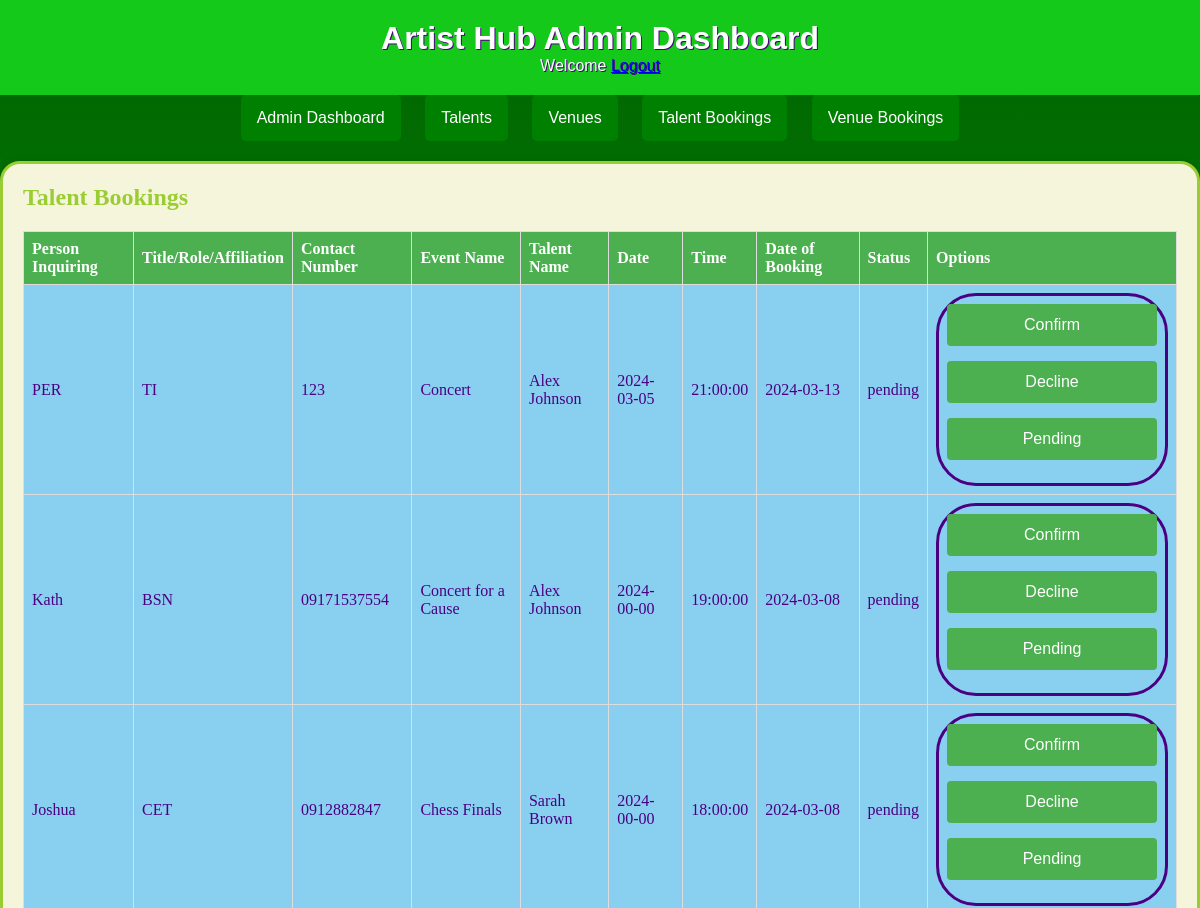
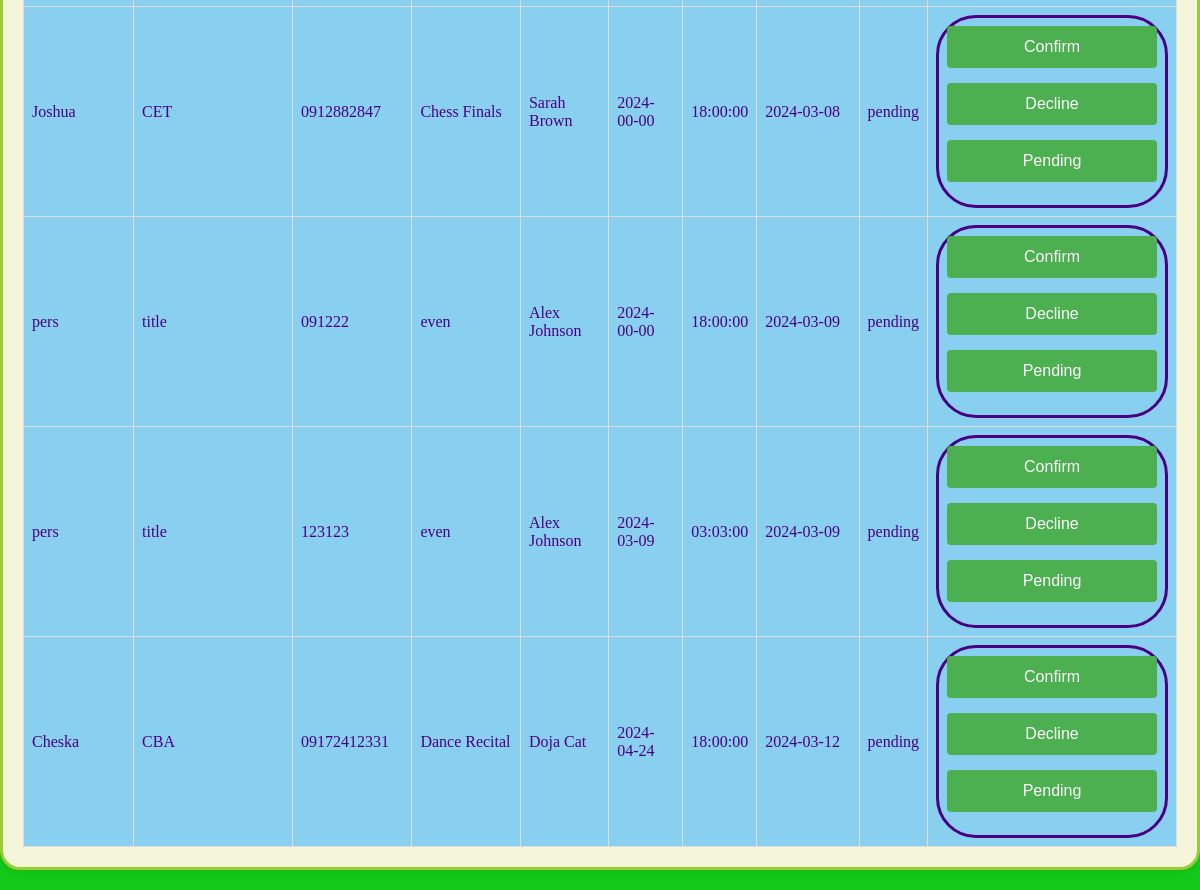
The page /admin_bookings.php on the database its author committed (2 pictures, top to bottom).
### tables this page shows
CREATE TABLE `talents_bookings` (
  `booking_id` int(11) NOT NULL,
  `event_name` varchar(255) NOT NULL,
  `talent_id` int(11) NOT NULL,
  `date` date NOT NULL,
  `time` time NOT NULL,
  `status` varchar(20) NOT NULL,
  `person_inquiring` varchar(255) DEFAULT NULL,
  `title_role_affiliation` varchar(255) DEFAULT NULL,
  `contact_number` varchar(20) DEFAULT NULL,
  `date_of_booking` date DEFAULT NULL
);

CREATE TABLE `talents` (
  `talent_id` int(11) NOT NULL,
  `talent_name` varchar(255) NOT NULL,
  `talent_skill` varchar(100) NOT NULL,
  `talent_fee` decimal(10,2) NOT NULL
);

### database.php (called while the page is built, shortened)
<?php
$host = "172.16.0.214";
$username = "group8";
$password = "123456";
$database = "group8";
$conn = new mysqli($host, $username, $password, $database);
function getBookings() {
    global $conn;
    $bookings = array();
    $sql = "SELECT * FROM talents_bookings";
    $result = $conn->query($sql);
    if ($result->num_rows > 0) {
        while ($row = $result->fetch_assoc()) {
            $bookings[] = $row;
        }
    }
    return $bookings;
}
function getTalentNameById($talentId) {
    global $conn;
    $sql = "SELECT talent_name FROM talents WHERE talent_id = ?";
    $stmt = $conn->prepare($sql);
    $stmt->bind_param("i", $talentId);
    $stmt->execute();
    $result = $stmt->get_result();
    $row = $result->fetch_assoc();
    $talentName = $row['talent_name'];
    return $talentName;
}
?>

### admin_bookings.php (the view, shortened to what this page needs)
<?php
include_once 'database.php';
$bookings = getBookings();
?>
<!DOCTYPE html>
<html lang="en">
<head>
    <link rel="stylesheet" href="style.css">
</head>
<body>
    <div class="header">
        <h1>Artist Hub Admin Dashboard</h1>
        <p>Welcome <a href="logout.php">Logout</a></p>
    </div>
    <header>
        <nav>
            <a href="admin_dashboard.php">Admin Dashboard</a>
            <a href="admin_talents.php">Talents</a>
            <a href="admin_venues.php">Venues</a>
            <a href="admin_bookings.php">Talent Bookings</a>
            <a href="admin_bookings2.php">Venue Bookings</a>
        </nav>
    </header>
    <div class="container">
        <h2>Talent Bookings</h2>
        <table>
            <thead>
                <tr>
                <th>Person Inquiring</th>
                    <th>Title/Role/Affiliation</th>
                    <th>Contact Number</th>
                    <th>Event Name</th>
                    <th>Talent Name</th>
                    <th>Date</th>
                    <th>Time</th>
                    <th>Date of Booking</th>
                    <th>Status</th>
                    <th>Options</th>
                </tr>
            </thead>
            <tbody>
                <?php foreach ($bookings as $booking): ?>
                    <tr>
                        <td><?php echo $booking['person_inquiring']; ?></td>
                        <td><?php echo $booking['title_role_affiliation']; ?></td>
                        <td><?php echo $booking['contact_number']; ?></td>
                        <td><?php echo $booking['event_name']; ?></td>
                        <td><?php echo getTalentNameById($booking['talent_id']); ?></td>
                        <td><?php echo $booking['date']; ?></td>
                        <td><?php echo $booking['time']; ?></td>
                        <td><?php echo $booking['date_of_booking']; ?></td>
                        <td><?php echo $booking['status']; ?></td>
                        <td>
                            <form method="post" action="<?php echo htmlspecialchars($_SERVER["PHP_SELF"]); ?>">
                                <button type="submit" name="confirm">Confirm</button>
                                <button type="submit" name="decline">Decline</button>
                                <button type="submit" name="pending">Pending</button>
                            </form>
                        </td>
                    </tr>
                <?php endforeach; ?>
            </tbody>
        </table>
    </div>
</body>
</html>

### style.css (style rules this page uses)
body, h1, h2, p, form { margin: 0; padding: 0; }
body { background: linear-gradient(to bottom, #006400, #14c91a); font-family: Arial, sans-serif; font-size: 16px; color: white; }
.header { background-color: #14c91a; padding: 20px; color: white; text-shadow: 1px 1px indigo; text-align: center; }
.container { max-width: 100%; margin: 20px auto; background-color: #F5F5DC; padding: 20px; border-radius: 20px; box-shadow: 0 0 10px rgba(0, 0, 0, 0.1); border-style: solid; color: yellowgreen; font-family: Georgia, serif; }
form { max-width: 400px; margin: 0 auto; font-family: Courier; font-size: 100%; padding: 8px; color: indigo; border-radius: 40px; border-style: solid; }
label, input, button { display: block; margin-bottom: 15px; color: blue; }
input, button { padding: 10px; width: 100%; box-sizing: border-box; }
button { background-color: #4CAF50; color: white; border: none; padding: 12px 20px; text-align: center; text-decoration: none; display: inline-block; font-size: 16px; border-radius: 4px; cursor: pointer; }
table { width: 100%; border-collapse: collapse; margin-top: 20px; }
th, td { border: 1px solid #ddd; padding: 8px; text-align: left; }
th { background-color: #4CAF50; color: white; }
td { background-color: #89CFF0; color: indigo; }
nav { text-align: center; margin-bottom: 20px; }
nav a { color: white; text-decoration: none; padding: 14px 16px; display: inline-block; margin: 0 10px; border-radius: 5px; background-color: #008000; }

### rows shown on the page
talents_bookings: person_inquiring "PER", title_role_affiliation "TI", contact_number "123", event_name "Concert", talent.talent_name "Alex Johnson", date "2024-03-05", time "21:00:00", date_of_booking "2024-03-13", status "pending"
talents_bookings: person_inquiring "Kath", title_role_affiliation "BSN", contact_number "09171537554", event_name "Concert for a Cause", talent.talent_name "Alex Johnson", date "2024-00-00", time "19:00:00", date_of_booking "2024-03-08", status "pending"
talents_bookings: person_inquiring "Joshua", title_role_affiliation "CET", contact_number "0912882847", event_name "Chess Finals", talent.talent_name "Sarah Brown", date "2024-00-00", time "18:00:00", date_of_booking "2024-03-08", status "pending"
talents_bookings: person_inquiring "Joshua", title_role_affiliation "CET", contact_number "0912882847", event_name "Chess Finals", talent.talent_name "Sarah Brown", date "2024-00-00", time "18:00:00", date_of_booking "2024-03-08", status "pending"
talents_bookings: person_inquiring "pers", title_role_affiliation "title", contact_number "091222", event_name "even", talent.talent_name "Alex Johnson", date "2024-00-00", time "18:00:00", date_of_booking "2024-03-09", status "pending"
talents_bookings: person_inquiring "pers", title_role_affiliation "title", contact_number "123123", event_name "even", talent.talent_name "Alex Johnson", date "2024-03-09", time "03:03:00", date_of_booking "2024-03-09", status "pending"
talents_bookings: person_inquiring "Cheska", title_role_affiliation "CBA", contact_number "09172412331", event_name "Dance Recital", talent.talent_name "Doja Cat", date "2024-04-24", time "18:00:00", date_of_booking "2024-03-12", status "pending"
